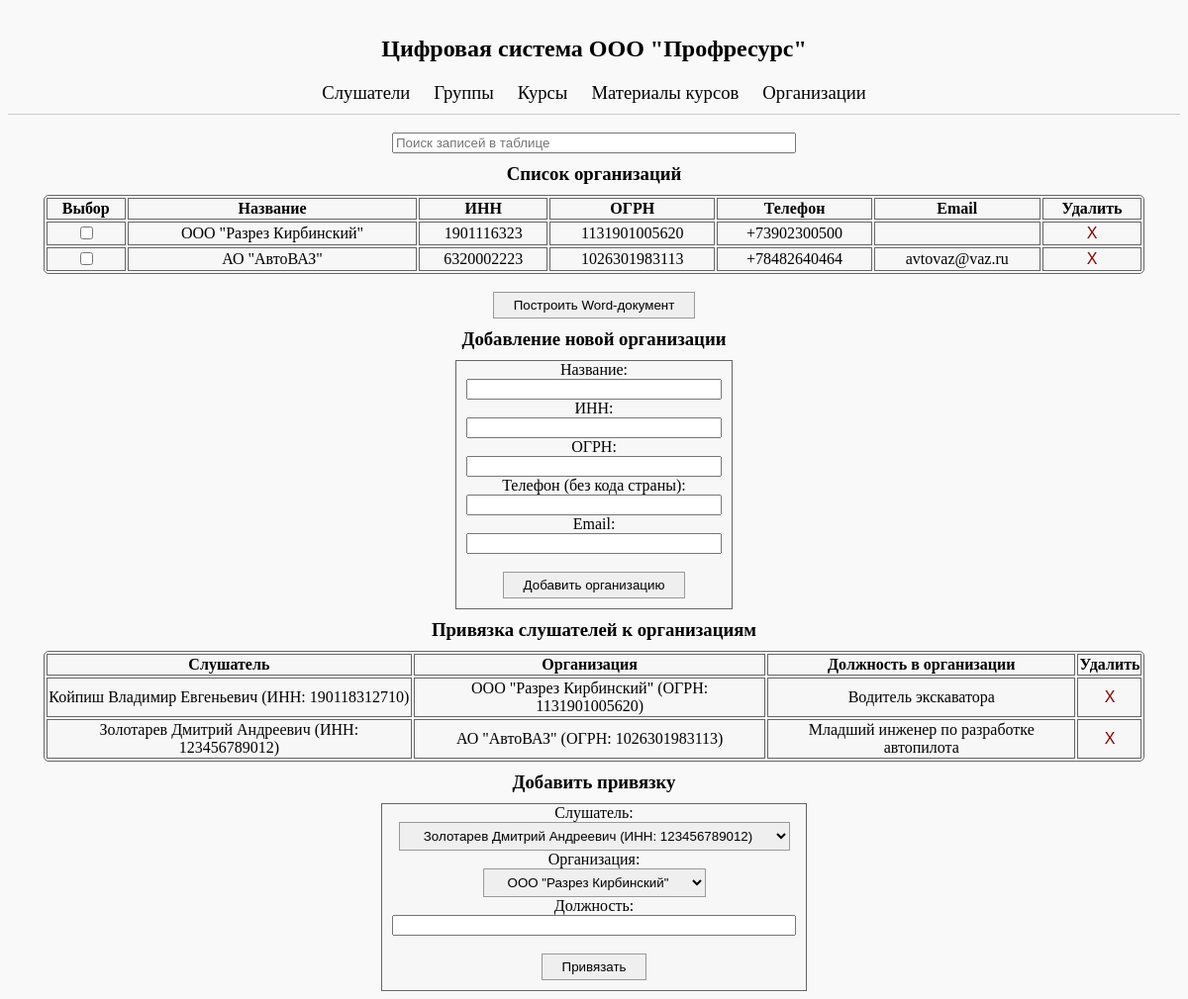
Page /organisations/ on the committed database.
### main/models.py (models this page shows)
class Организации(models.Model):
    Название = models.CharField(max_length=255, null=False, default="")
    ИНН = models.CharField(max_length=12, blank=True, unique=True)
    ОГРН = models.CharField(max_length=13, blank=True, unique=True)
    Телефон = models.CharField(max_length=10, blank=True, unique=True, null=True)
    Email = models.EmailField(blank=True, unique=True, null=True)

class Человек_организация(models.Model):
    Слушатель = models.ForeignKey(Слушатели, on_delete=models.CASCADE)
    Организация = models.ForeignKey(Организации, on_delete=models.CASCADE)
    Должность = models.CharField(max_length=255, blank=True, null=False, default="")

class Слушатели(models.Model):
    Фамилия = models.CharField(max_length=100, null=False)
    Имя = models.CharField(max_length=100, null=False)
    Отчество = models.CharField(max_length=100, blank=True, null=True)
    Дата_рождения = models.DateField(null=False)
    Пол = models.ForeignKey(Пол, on_delete=models.SET_NULL, null=True)
    Серия_паспорта = models.CharField(max_length=10, blank=True, null=True)
    Номер_паспорта = models.CharField(max_length=20, blank=True, null=False)
    Гражданство = models.ForeignKey(Страны, on_delete=models.SET_NULL, null=True)
    Номер_СНИЛС = models.CharField(max_length=11, blank=True, null=True)
    ИНН = models.CharField(max_length=12, blank=True, null=True, unique=True)
    Телефон = models.CharField(max_length=10, blank=True, null=True)
    Email = models.EmailField(blank=True, null=True)

### main/views.py (the view, shortened to what this page needs)
# urls.py: path('organisations/', views.организации_view, name='organisation_list'),
def организации_view(request):
    return render(request, 'main/OrganisationList.html', {
        'слушатели': Слушатели.objects.all(),
        'организации': Организации.objects.all(),
        'привязки': Человек_организация.objects.all(),
    })

### main/templates/main/OrganisationList.html (shortened to what this page needs)
{% extends 'main/MainMenu.html' %}
{% block content %}
    <h3>Список организаций</h3>
    <div>
        <table class="table" id="organisation-table">
        <thead>
            <tr>
                <th>Выбор</th>
                <th>Название</th>
                <th>ИНН</th>
                <th>ОГРН</th>
                <th>Телефон</th>
                <th>Email</th>
                <th>Удалить</th>
            </tr>
        </thead>
        <tbody>
            {% for организация in организации %}
                <tr data-id="{{ организация.id }}">
                    <td><input type="checkbox"></td>
                    <td>{{ организация.Название }}</td>
                    <td>{{ организация.ИНН }}</td>
                    <td>{{ организация.ОГРН }}</td>
                    <td>{% if организация.Телефон %}
                            +7{{ организация.Телефон }}
                        {% endif %}</td>
                    <td>{{ организация.Email }}</td>
                    <td>
                        <form method="post" action="{% url 'delete_organisation' организация.id %}">
                            <button type="submit" class="delete-button" onclick="return confirm('Удалить эту запись?');">X</button>
                        </form>
                    </td>
                </tr>
             {% endfor %}
        </tbody>
        </table><br>
        <form action="{% url 'export_organisations' %}">
            <button type="submit" name="Организации_DOCX">Построить Word-документ</button>
        </form>
        <h3>Добавление новой организации</h3>
        <form class="account-form" method="post" action="{% url 'organisation_list' %}">
            <label>Название:</label><br>
            <input type="text" name="Название" required><br>
            <label>ИНН:</label><br>
            <input type="text" name="ИНН" title="ИНН должен состоять из 10 цифр" pattern="\d{10}" required><br>
            <label>ОГРН:</label><br>
            <input type="text" name="ОГРН"  title="ОГРН должен состоять из 13 цифр" pattern="\d{13}" required><br>
            <label>Телефон (без кода страны):</label><br>
            <input type="text" name="Телефон" pattern="\d{10}" title="Телефон должен состоять из 10 цифр"><br>
            <label>Email:</label><br>
            <input type="email" name="Email" pattern="[^@]+@[^@]+\.[^@]+" title="Формат: email@example.com"><br><br>
            <button type="submit" name="submit_организация">Добавить организацию</button>
        </form>
    </div>
    <h3>Привязка слушателей к организациям</h3>
    <div>
        <table class="table" id="org-linking-table">
            <thead>
                <tr>
                    <th>Слушатель</th>
                    <th>Организация</th>
                    <th>Должность в организации</th>
                    <th>Удалить</th>
                </tr>
            </thead>
            <tbody>
                {% for чел_орг in привязки %}
                    <tr>
                        <td>{{ чел_орг.Слушатель.Фамилия }} {{ чел_орг.Слушатель.Имя }} {{ чел_орг.Слушатель.Отчество }} (ИНН: {{ чел_орг.Слушатель.ИНН }})</td>
                        <td>{{ чел_орг.Организация.Название }} (ОГРН: {{ чел_орг.Организация.ОГРН }})</td>
                        <td>{{ чел_орг.Должность }}</td>
                        <td>
                            <form method="post" action="{% url 'delete_org_linking' чел_орг.id %}">
                                <button type="submit" class="delete-button" onclick="return confirm('Удалить привязку?');">X</button>
                            </form>
                        </td>
                    </tr>
                 {% endfor %}
            </tbody>
        </table>
        <h3>Добавить привязку</h3>
        <form class="account-form" method="post" action="{% url 'organisation_list' %}">
            <label>Слушатель:</label><br>
            <select name="Слушатель">
                {% for слушатель in слушатели %}
                <option value="{{ слушатель.id }}">
                    {{ слушатель.Фамилия }} {{ слушатель.Имя }} {{ слушатель.Отчество }} (ИНН: {{ слушатель.ИНН }})
                </option>
                {% endfor %}
            </select><br>
            <label>Организация:</label><br>
            <select name="Организация">
                {% for организация in организации %}
                    <option value="{{ организация.id }}">{{ организация.Название }}</option>
                {% endfor %}
            </select><br>
            <label>Должность:</label><br>
            <input type="text" name="Должность"  style="width: 400px;" required><br><br>
            <button type="submit" name="submit_привязка">Привязать</button>
        </form>
    </div>
{% endblock %}

### main/static/main/style.css (style rules this page uses)
body { font-family: "Calibri Light"; text-align: center; align-content: center; background-color: #f9f9f9; }
table { margin-left: 3%; width: 94%; border-radius: 5px; background-color: #f7f7f7; border: 1px solid #666666; }
th, td { border: 1px solid #666666; }
.account-form { background-color: #f7f7f7; display: inline-block; border: 1px solid #666666; padding-left: 10px; padding-bottom: 10px; padding-right: 10px; }
button, select { text-align: center; border: solid 1px; border-color: #999999; padding-left: 20px; padding-top: 5px; padding-bottom: 5px; padding-right: 20px; margin: 0; }
button, select:hover { cursor: pointer; }
.delete-button { background: none; border: none; color: darkred; cursor: pointer; font-size: 12pt; padding: 0; }
input[type="text"] { margin: 0; width: 250px; }
input[type="email"] { margin: 0; width: 250px; }
h2, h3, p { margin: 10px; }
label { margin: 0; }

### rows in the picture
Организации: Название "ООО \"Разрез Кирбинский\"", ИНН "1901116323", ОГРН "1131901005620", Телефон "3902300500"
Организации: Название "АО \"АвтоВАЗ\"", ИНН "6320002223", ОГРН "1026301983113", Телефон "8482640464", Email "avtovaz@vaz.ru"
Человек_организация: Слушатель.Фамилия "Койпиш", Слушатель.Имя "Владимир", Слушатель.Отчество "Евгеньевич", Слушатель.ИНН "190118312710", Организация.Название "ООО \"Разрез Кирбинский\"", Организация.ОГРН "1131901005620", Должность "Водитель экскаватора"
Человек_организация: Слушатель.Фамилия "Золотарев", Слушатель.Имя "Дмитрий", Слушатель.Отчество "Андреевич", Слушатель.ИНН "123456789012", Организация.Название "АО \"АвтоВАЗ\"", Организация.ОГРН "1026301983113", Должность "Младший инженер по разработке автопилота"

### other values in the picture
form field value "Золотарев Дмитрий Андреевич (ИНН: 123456789012)"
form field value "ООО \"Разрез Кирбинский\""
